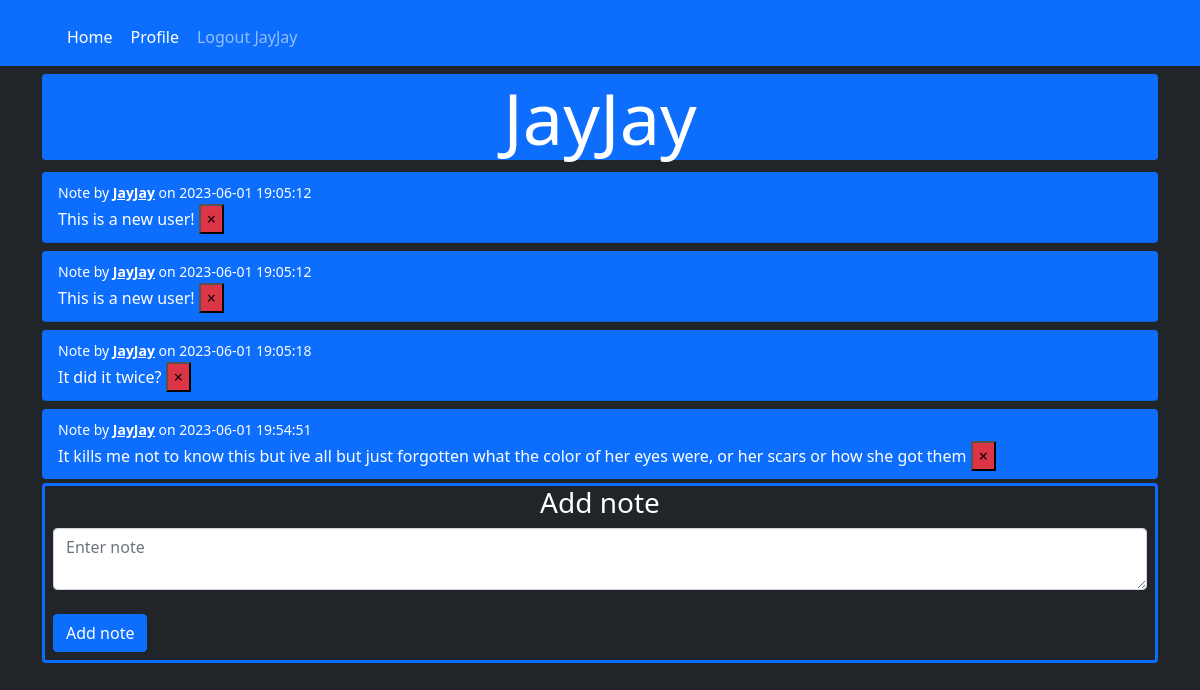
The app's page /u/JayJay (signed in) with its own data.
### website/models.py (models this page shows)
class User(db.Model, UserMixin):
    id = db.Column(db.Integer, primary_key = True)
    email = db.Column(db.String(150), unique = True)
    password = db.Column(db.String(150))
    username = db.Column(db.String(50))
    notes = db.relationship('Note')

class Note(db.Model):
    id = db.Column(db.Integer, primary_key = True)
    data = db.Column(db.String(10000))
    date = db.Column(db.DateTime(timezone = True), default = func.now())
    user_id = db.Column(db.Integer, db.ForeignKey('user.id'))

### website/views.py (the view, shortened to what this page needs)
@views.route('u/<username>', methods=['GET', 'POST'])
@login_required
def user(username):
    user = User.query.filter_by(username=username).first_or_404()
    all_notes = Note.query.all()
    all_users = User.query.all()
    return render_template("user.html", current_user=current_user, user=user, notelist=all_notes, userlist=all_users)

### website/__init__.py (called while the page is built)
def create_app():
    app = Flask(__name__)
    app.config['SECRET_KEY'] = 'asddfgghjhjk'
    app.config['SQLALCHEMY_DATABASE_URI'] = f'sqlite:///{DB_NAME}'
    db.init_app(app)
    from .views import views
    from .auth import auth
    app.register_blueprint(views, url_prefix='/')
    app.register_blueprint(auth, url_prefix='/')
    from .models import User, Note
    with app.app_context():
        db.create_all()
    login_manager = LoginManager()
    login_manager.login_view = 'auth.login'
    login_manager.init_app(app)
    @login_manager.user_loader
    def load_user(id):
        return User.query.get(int(id))
    return app

### website/templates/user.html (shortened to what this page needs)
{% extends "base.html" %}
{% block content%}
<h1 class="display-2 text-center bg-primary rounded">
    {{ user.username }}
</h1>
<ul class="list-group list-group-flush" id="notes">
    {% for note in user.notes %}
        <li class="list-group-item my-1 rounded bg-primary text-white">
            <small>Note by <b><a class="text-white" href="{{ url_for('views.user', username=user.username) }}">{{user.username}}</a></b> on {{note.date}}</small>
            <br />
            {{ note.data }}
        {% if current_user.id == user.id %}
            <button type="button" class="btn-small close bg-danger" onclick="">
                <span aria-hidden="true">&times;<span>
            </button>
        {% endif %}
        </li>
    {% endfor %}
</ul>
{% if current_user.id == user.id %}
    <form class="pb-2 px-2 border border-primary  border-3 rounded" method="post">
        <h3 class="text-center" >Add note</h3>
        <textarea class="form-control" id="note" name="note" placeholder="Enter note"></textarea>
        <br />
        <button class="btn btn-primary" type="submit">Add note</button>
    </form>
{% endif %}
{% endblock %}

### website/templates/base.html (shortened to what this page needs)
<!DOCTYPE html>
<html lang="en">
<head>
    <link href="https://cdn.jsdelivr.net/npm/bootstrap@5.0.2/dist/css/bootstrap.min.css" rel="stylesheet">
</head>
<body class="bg-dark text-white">
    <nav class="navbar navbar-expand-md navbar-dark bg-primary">
        <div class="container-xl">
            <div class="ms-3 mt-2 collapse navbar-collapse" id="main-nav">
                <ul class="navbar-nav">
                    {% if user.is_authenticated %}
                    <li class="nav-item"><a class="btn btn-primary nav-link text-white" id="home" href="/">Home</a></li>
                    <li class="nav-item"><a class="btn btn-primary nav-link text-white" id="user" href="{{ url_for('views.user', username=current_user.username) }}">Profile</a></li>
                    <li class="nav-item"><a class="btn btn-primary nav-link" id="logout" href="/logout">Logout {{current_user.username}}</a></li>
                    {% else %}
                    <li class="nav-item"><a class="btn btn-primary nav-link" id="login" href="login">Login</a></li>
                    <li class="nav-item"><a class="btn btn-primary nav-link" id="signup" href="signup">Sign Up</a></li>
                    {% endif %}
                </ul>
            </div>
        </div>
    </nav>
    <div class="container mt-2">
        {% block content %}
        {% endblock %}
    </div>
</body>
</html>

### records on screen
User: username "JayJay"
Note: date "2023-06-01 19:05:12", data "This is a new user!"
Note: date "2023-06-01 19:05:12", data "This is a new user!"
Note: date "2023-06-01 19:05:18", data "It did it twice?"
Note: date "2023-06-01 19:54:51", data "It kills me not to know this but ive all but just forgotten what the color of her eyes were, or her scars or how she got them"
